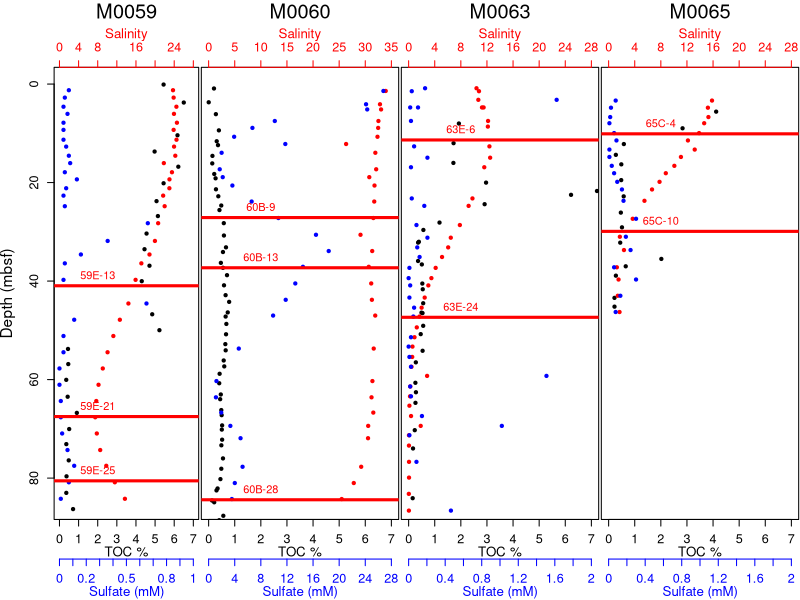

Reproduce this figure in R.
setwd("~/Documents/IODP-347/Metagenomes/Manuscript/")

pdf(file="Geochem_plot.pdf", width=10, height=6)
par(mfcol=c(1,4),cex.lab=1.4, cex.axis=1.15)


#Site 59E
TOC.59E <- read.table("347-M0059E_TS_TC_TOC_raw.tab", skip=23, sep="\t", header=TRUE)
Salinity.59E <- read.table("347-M0059E_water_chem.tab",skip=22, sep="\t", header=TRUE, nrows=33)
Sulfate.59 <- read.table("347-M0059_IW.tab",skip=45,sep="\t",header=TRUE)
Sulfate.59E <- Sulfate.59[Sulfate.59$Event == "347-M0059E",][Sulfate.59[Sulfate.59$Event == "347-M0059E",]$Type == "Squeezed sample",]

par(mar=c(6, 4, 5, 0) + 0.1)
plot(TOC.59E$TOC....,TOC.59E$Depth..m.,ylim=c(85,0), ylab="Depth (mbsf)", xlim=c(0,7),xlab="", pch=20)
points(Salinity.59E$Sal..Cl.based./4,Salinity.59E$Depth..m.,col="red", pch=20)
points(Sulfate.59E$X.SO4.2...mmol.l.*7,Sulfate.59E$Depth..m.,col="blue", pch=20)


axis(side=3, at=0:7,labels=c(0,4,8,12,16,20,24,28),col="red",col.axis="red",)
axis(side=1, at=(0:10)*7/10,labels=round((0:10)*(0.1),digits=2),col="blue",col.axis="blue",line=3)

mtext("Salinity", side = 3, line = 2,col="red", cex=0.8)
mtext("TOC %", side = 1, line = 2,col="black", cex=0.8)
mtext("Sulfate (mM)",side=1,line=5,col="blue", cex=0.8)
mtext("M0059",side=3,line=3.5, font=1, cex=1.2)

sample.depths.59E = c(40.95,67.5,80.55)
sample.names.59E = c("59E-13","59E-21","59E-25")

for(i in 1:3)
{
	lines(c(-1,10),c(sample.depths.59E[i],sample.depths.59E[i]), col="red", lwd=3)
	text(2,sample.depths.59E[i],labels=sample.names.59E[i], pos=3, col="red")
}

#lines(c(-1,10),c(52,52),col="blue",lwd=3)
#text(2,52,labels="Holocene", pos=3, col="blue")
#text(2,52,labels="Glacial", pos=1, col="blue")



#Site 60B
TOC.60A <- read.table("347-M0060A_TS_TC_TOC_raw.tab", skip=24, sep="\t", header=TRUE)
Salinity.60B <-read.table("347-M0060B_water_chem.tab",skip=21,sep="\t",header=TRUE,nrows=28)
Sulfate.60 <-read.table("347-M0060_IW.tab",skip=41,sep="\t",header=TRUE)
Sulfate.60B <- Sulfate.60[Sulfate.60$Event == "347-M0060B",][Sulfate.60[Sulfate.60$Event == "347-M0060B",]$Type == "Squeezed sample",]

par(mar=c(6, 0, 5, 0) + 0.1)
plot(TOC.60A$TOC....,TOC.60A$Depth..m.,ylim=c(85,0),xlab="", ,xlim=c(0,7),yaxt="n",ylab="", pch=20)
points(Salinity.60B$Sal/5,Salinity.60B$Depth..m., col="red", pch=20)
points(Sulfate.60B$X.SO4.2...mmol.l./4,Sulfate.60B$Depth..m., col="blue", pch=20)

axis(side=3, at=0:7,labels=c(0:7)*5,col="red",col.axis="red",)
axis(side=1, at=0:7,labels=0:7*4,col="blue",col.axis="blue",line=3)

mtext("Salinity", side = 3, line = 2,col="red", cex=0.8)
mtext("TOC %", side = 1, line = 2,col="black", cex=0.8)
mtext("Sulfate (mM)",side=1,line=5,col="blue", cex=0.8)
mtext("M0060",side=3,line=3.5, font=1, cex=1.2)

sample.depths.60B = c(27.1,37.3,84.4)
sample.names.60B = c("60B-9","60B-13","60B-28")

for(i in 1:3)
{
	lines(c(-1,10),c(sample.depths.60B[i],sample.depths.60B[i]), col="red", lwd=3)
	text(2,sample.depths.60B[i],labels=sample.names.60B[i], pos=3, col="red")
}

#Site 63E
TOC.63E <- read.table("347-M0063E_TS_TC_TOC_raw.tab", skip=23, sep="\t", header=TRUE)
Salinity.63E <- read.table("347-M0063E_water_chem.tab",skip=21,sep="\t",header=TRUE,nrows=51)
Sulfate.63 <- read.table("347-M0063_IW.tab",skip=46,sep="\t",header=TRUE)
Sulfate.63E <- Sulfate.63[Sulfate.63$Event == "347-M0063E",][Sulfate.63[Sulfate.63$Event == "347-M0063E",]$Type == "Squeezed sample",]


plot(TOC.63E$TOC....,TOC.63E$Depth..m.,ylim=c(85,0),xlab="", xlim=c(0,7),yaxt="n",ylab="", pch=20)
points(Salinity.63E$Sal/4,Salinity.63E$Depth..m.,col="red", pch=20)
points(Sulfate.63E$X.SO4.2...mmol.l.*3,Sulfate.63E$Depth..m.,col="blue", pch=20)

axis(side=3, at=0:7,labels=c(0:7)*4,col="red",col.axis="red",)
axis(side=1, at=0:10*7/10,labels=0:10*0.2,col="blue",col.axis="blue",line=3)

mtext("Salinity", side = 3, line = 2,col="red", cex=0.8)
mtext("TOC %", side = 1, line = 2,col="black", cex=0.8)
mtext("Sulfate (mM)",side=1,line=5,col="blue", cex=0.8)
mtext("M0063",side=3,line=3.5, font=1, cex=1.2)



sample.depths.63E = c(11.35,47.35)
sample.names.63E = c("63E-6","63E-24")

for(i in 1:2)
{
	lines(c(-1,10),c(sample.depths.63E[i],sample.depths.63E[i]), col="red", lwd=3)
	text(2,sample.depths.63E[i],labels=sample.names.63E[i], pos=3, col="red")
}

#lines(c(-1,10),c(34,34),col="blue",lwd=3)
#text(2,34,labels="Holocene", pos=3, col="blue")
#text(2,34,labels="Glacial", pos=1, col="blue")


#Site 65C
TOC.65C <- read.table("347-M0065C_TS_TC_TOC_raw.tab", skip=23, sep="\t", header=TRUE)
Salinity.65C <- read.table("347-M0065C_water_chem.tab", skip=21,sep="\t",header=TRUE, nrows=20)
Sulfate.65 <- read.table("347-M0065_IW.tab",skip=42,sep="\t",header=TRUE)
Sulfate.65C <- Sulfate.65[Sulfate.65$Event == "347-M0065C",][Sulfate.65[Sulfate.65$Event == "347-M0065C",]$Type == "Squeezed sample",]


plot(TOC.65C$TOC....,TOC.65C$Depth..m.,ylim=c(85,0),xlab="", xlim=c(0,7),yaxt="n",ylab="", pch=20)
points(Salinity.65C$Sal/4,Salinity.65C$Depth..m.,col="red", pch=20)
points(Sulfate.65C$X.SO4.2...mmol.l.*3,Sulfate.65C$Depth..m.,col="blue", pch=20)

axis(side=3, at=0:7,labels=c(0:7)*4,col="red",col.axis="red",)
axis(side=1, at=0:10*7/10,labels=0:10*0.2,col="blue",col.axis="blue",line=3)

mtext("Salinity", side = 3, line = 2,col="red", cex=0.8)
mtext("TOC %", side = 1, line = 2,col="black", cex=0.8)
mtext("Sulfate (mM)",side=1,line=5,col="blue", cex=0.8)
mtext("M0065",side=3,line=3.5, font=1, cex=1.2)


sample.depths.65C = c(10.10,29.90)
sample.names.65C = c("65C-4","65C-10")

for(i in 1:2)
{
	lines(c(-1,10),c(sample.depths.65C[i],sample.depths.65C[i]), col="red", lwd=3)
	text(2,sample.depths.65C[i],labels=sample.names.65C[i], pos=3, col="red")
}

#lines(c(-1,10),c(13,13),col="blue",lwd=3)
#text(2,13,labels="Holocene", pos=3, col="blue")
#text(2,13,labels="Glacial", pos=1, col="blue")
dev.off()